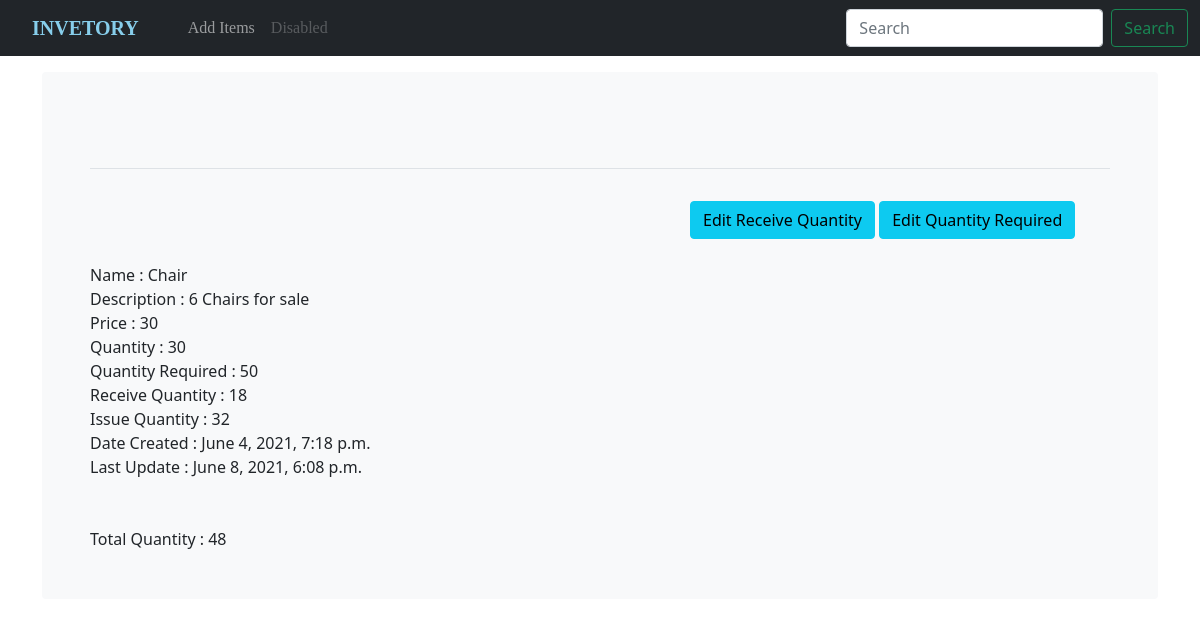
The page /stock/4/ on the database its author committed.
### sms_app/models.py (models this page shows, shortened)
class Stock(models.Model):
    name = models.CharField(max_length=30, null=True, blank=True)
    description = models.TextField(default='', null=True, blank=True)
    price = models.IntegerField("Unit Price",null=True, blank=True)
    category = models.CharField('Category', max_length=40, blank=True, null=True, choices=category_choices)
    quantity_before = models.IntegerField(null=True, default=0, blank=True)
    quantity = models.IntegerField(null=True, default=0, blank=False)
    quantity_calc = models.IntegerField('Total Q', null=True, default=0, blank=True)
    image = models.ImageField(upload_to='sms_images/', blank=True, null=True)
    date_created = models.DateTimeField(auto_now_add=True, null=True)
    quantity_required = models.IntegerField('Q Required', blank=False, null=True)
    receive_quantity = models.IntegerField('Q Received', blank=False, null=True)
    receive_by = models.CharField(max_length=30, null=True, blank=True)
    issue_by = models.CharField(max_length=30, null=True, blank=True)
    issue_quantity = models.IntegerField(default=0, null=True, blank=True)
    last_updated = models.DateTimeField(auto_now=True)
    export_to_csv = models.BooleanField(default=False)
    reorder_level = models.IntegerField(default=0, null=True, blank=True)
    tags_id = models.ManyToManyField(Tag, blank=True)
    def _get_quantity(self):
        return self.quantity
    quantity_before = property(_get_quantity)
    def _get_total_quantity(self):
        x = self.quantity + self.receive_quantity
        return x
    quantity_calc = property(_get_total_quantity)
    def _get_issue_by(self):
        return self.receive_by
    issue_by = property(_get_issue_by)
    def _get_issue_quantity(self):
        if self.quantity_required and self.receive_quantity:
            x = self.quantity_required - self.receive_quantity
            return x
    issue_quantity = property(_get_issue_quantity)

### sms_app/views.py (the view)
# urls.py: path('stock/<str:id>/', views.get_stock, name='get_stock'),
def get_stock(request, id):
    try:
        stock = Stock.objects.get(id=id)
    except Stock.DoesNotExist:
        return render(request, 'sms_app/404.html')
    context = {'get_stock': stock}
    return render(request, 'sms_app/get_stock.html', context)

### sms_app/templates/sms_app/get_stock.html
{% extends "sms_app/main.html" %}
{% load static %}
{% block content %}
<div style="margin-left:600px;">
    <a href="{% url 'sms_app:receive_quantity' get_stock.id %}"><div class="btn btn-info">Edit Receive Quantity</div></a>
    <a href="{% url 'sms_app:quantity_required' get_stock.id %}"><div class="btn btn-info">Edit Quantity Required</div></a>
</div>
<br>
Name : {{ get_stock.name}}<br>
Description : {{ get_stock.description}}<br>
Price : {{ get_stock.price}}<br>
Quantity : {{ get_stock.quantity}}<br>
Quantity Required : {{ get_stock.quantity_required}}<br>
Receive Quantity : {{ get_stock.receive_quantity}}<br>
Issue Quantity : {{ get_stock.issue_quantity}}<br>
Date Created : {{ get_stock.date_created}}<br>
Last Update : {{ get_stock.last_updated}}<br>
<br><br>
Total Quantity : {{ get_stock.quantity_calc}}<br>
{% endblock %}

### sms_app/static/css/stylesheet.css (style rules this page uses)
body { background-color:skyblue; }

### rows shown on the page
Stock: name "Chair", description "6 Chairs for sale", price "30", quantity "30", quantity_required "50", receive_quantity "18", issue_quantity "32", date_created "June 4, 2021, 7:18 p.m.", last_updated "June 8, 2021, 6:08 p.m.", quantity_calc "48"
